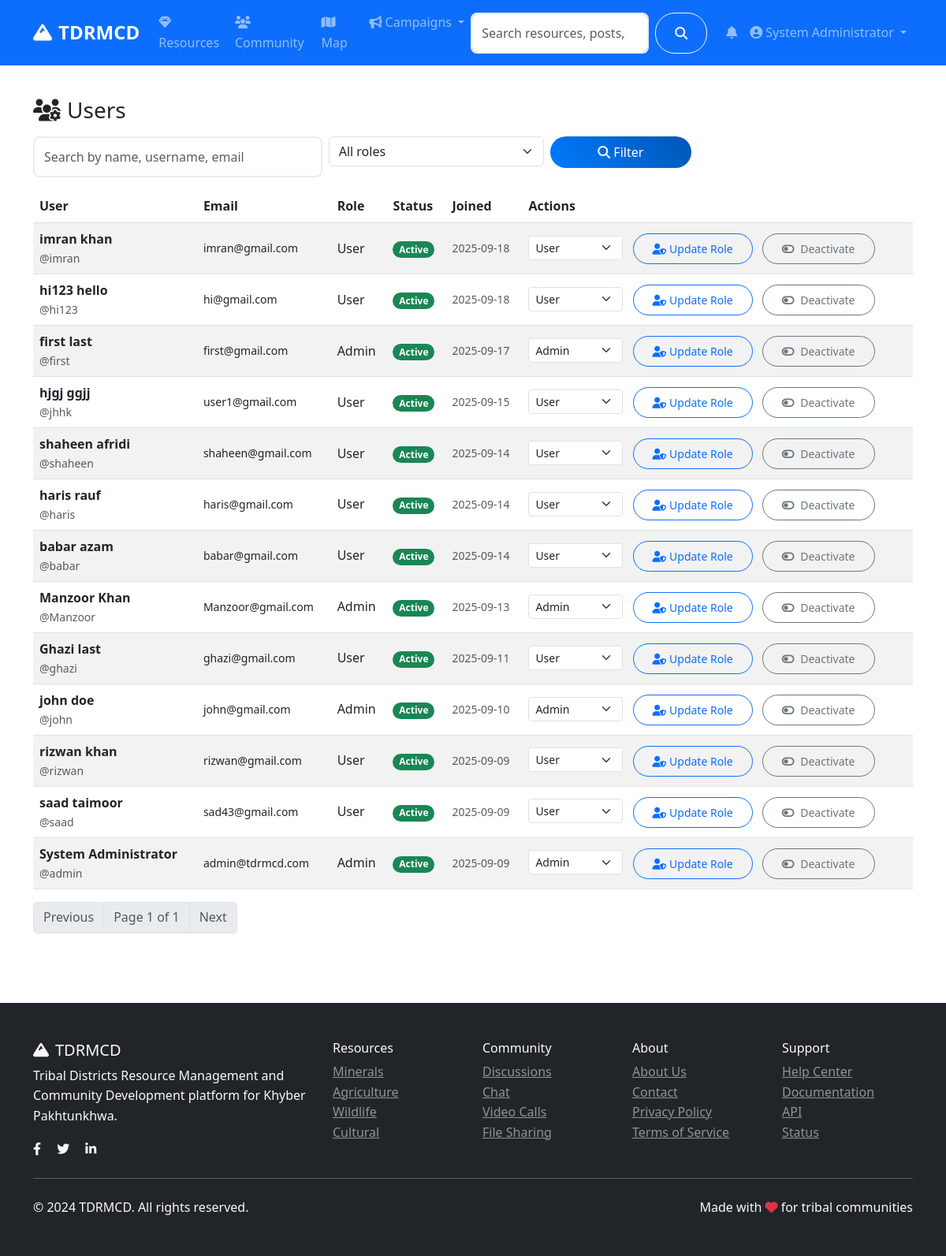
The app's page /admin/users (signed in) with its own data.
### models.py (models this page shows, shortened)
class User(UserMixin, db.Model):
    id = db.Column(db.Integer, primary_key=True)
    username = db.Column(db.String(80), unique=True, nullable=False)
    email = db.Column(db.String(120), unique=True, nullable=False)
    password_hash = db.Column(db.String(120), nullable=False)
    first_name = db.Column(db.String(50), nullable=False)
    last_name = db.Column(db.String(50), nullable=False)
    role = db.Column(db.String(20), default='user')  # user, admin, researcher
    location = db.Column(db.String(100))
    bio = db.Column(db.Text)
    avatar = db.Column(db.String(200), default='default.jpg')
    is_active = db.Column(db.Boolean, default=True)
    created_at = db.Column(db.DateTime, default=datetime.utcnow)
    last_seen = db.Column(db.DateTime, default=datetime.utcnow)
    resources = db.relationship('Resource', backref='author', lazy='dynamic')
    posts = db.relationship('CommunityPost', backref='author', lazy='dynamic')
    chat_messages = db.relationship('ChatMessage', backref='sender', lazy='dynamic')
    file_submissions = db.relationship(
        'FileSubmission',
        foreign_keys='FileSubmission.submitter_id',
        backref='submitter',
        lazy='dynamic'
    )
    reviewed_submissions = db.relationship(
        'FileSubmission',
        foreign_keys='FileSubmission.reviewed_by',
        backref='reviewer_user',
        lazy='dynamic'
    )
    notifications = db.relationship('Notification', backref='user', lazy='dynamic')
    following = db.relationship('Follow', foreign_keys='Follow.follower_id', backref='follower', lazy='dynamic')
    followers = db.relationship('Follow', foreign_keys='Follow.followed_id', backref='followed', lazy='dynamic')
    def get_full_name(self):
        return f"{self.first_name} {self.last_name}"
    def is_admin(self):
        return self.role == 'admin'

### routes/admin.py (the view, shortened to what this page needs)
@admin_bp.route('/users')
@login_required
@admin_required
def users():
    page = request.args.get('page', 1, type=int)
    search = request.args.get('search', '')
    role = request.args.get('role', 'all')
    query = User.query
    if role != 'all':
        query = query.filter_by(role=role)
    users = query.order_by(User.created_at.desc()).paginate(
        page=page, per_page=20, error_out=False
    )
    return render_template('admin/users.html', users=users, search=search, role=role)

### app.py (called while the page is built)
@login_manager.user_loader
def load_user(user_id):
    return User.query.get(int(user_id))

### routes/admin.py (called while the page is built)
def admin_required(f):
    @wraps(f)
    def decorated_function(*args, **kwargs):
        if not current_user.is_authenticated or not current_user.is_admin():
            flash('Access denied. Admin privileges required.', 'error')
            return redirect(url_for('main.index'))
        return f(*args, **kwargs)
    return decorated_function

### templates/admin/users.html (shortened to what this page needs)
{% extends "base.html" %}
{% block content %}
<div class="container py-4">
    <div class="d-flex justify-content-between align-items-center mb-3">
        <h3 class="mb-0"><i class="fas fa-users-cog me-2"></i>Users</h3>
    </div>
    <form class="row g-2 mb-3" method="get">
        <div class="col-sm-6 col-md-4">
            <input type="text" class="form-control" name="search" value="{{ search }}" placeholder="Search by name, username, email">
        </div>
        <div class="col-sm-4 col-md-3">
            <select class="form-select" name="role">
                <option value="all" {% if role=='all' %}selected{% endif %}>All roles</option>
            </select>
        </div>
        <div class="col-sm-2 col-md-2">
            <button class="btn btn-primary w-100" type="submit"><i class="fas fa-search me-1"></i>Filter</button>
        </div>
    </form>
    {% if users and users.items %}
    <div class="table-responsive">
        <table class="table table-striped align-middle">
            <thead>
                <tr>
                    <th>User</th>
                    <th>Email</th>
                    <th>Role</th>
                    <th>Status</th>
                    <th>Joined</th>
                    <th>Actions</th>
                </tr>
            </thead>
            <tbody>
                {% for u in users.items %}
                <tr>
                    <td>
                        <div class="fw-semibold">{{ u.get_full_name() }}</div>
                        <div class="small text-muted">@{{ u.username }}</div>
                    </td>
                    <td class="small">{{ u.email }}</td>
                    <td class="text-capitalize">{{ u.role }}</td>
                    <td>
                        <span class="badge bg-{{ 'success' if u.is_active else 'secondary' }}">
                            {{ 'Active' if u.is_active else 'Inactive' }}
                        </span>
                    </td>
                    <td class="small text-muted">{{ u.created_at.strftime('%Y-%m-%d') if u.created_at }}</td>
                    <td>
                        <form action="{{ url_for('admin.change_user_role', user_id=u.id) }}" method="post" class="d-inline">
                            <select name="role" class="form-select form-select-sm d-inline w-auto me-2">
                                <option value="user" {% if u.role=='user' %}selected{% endif %}>User</option>
                                <option value="admin" {% if u.role=='admin' %}selected{% endif %}>Admin</option>
                            </select>
                            <button class="btn btn-sm btn-outline-primary" type="submit">
                                <i class="fas fa-user-shield me-1"></i>Update Role
                            </button>
                        </form>
                        <form action="{{ url_for('admin.toggle_user_status', user_id=u.id) }}" method="post" class="d-inline ms-2">
                            <button class="btn btn-sm btn-outline-{{ 'secondary' if u.is_active else 'success' }}" type="submit">
                                <i class="fas fa-toggle-{{ 'off' if u.is_active else 'on' }} me-1"></i>
                                {{ 'Deactivate' if u.is_active else 'Activate' }}
                            </button>
                        </form>
                    </td>
                </tr>
                {% endfor %}
            </tbody>
        </table>
    </div>
    <nav aria-label="Pagination">
        <ul class="pagination">
            {% if users.has_prev %}
            <li class="page-item"><a class="page-link" href="{{ url_for('admin.users', page=users.prev_num, search=search, role=role) }}">Previous</a></li>
            {% else %}
            <li class="page-item disabled"><span class="page-link">Previous</span></li>
            {% endif %}
            <li class="page-item disabled"><span class="page-link">Page {{ users.page }} of {{ users.pages }}</span></li>
            {% if users.has_next %}
            <li class="page-item"><a class="page-link" href="{{ url_for('admin.users', page=users.next_num, search=search, role=role) }}">Next</a></li>
            {% else %}
            <li class="page-item disabled"><span class="page-link">Next</span></li>
            {% endif %}
        </ul>
    </nav>
    {% else %}
    <div class="alert alert-info">No users found.</div>
    {% endif %}
</div>
{% endblock %}

### templates/base.html (shortened to what this page needs)
<!DOCTYPE html>
<html lang="en">
<head>
    <link href="https://cdn.jsdelivr.net/npm/bootstrap@5.3.0/dist/css/bootstrap.min.css" rel="stylesheet">
    <link rel="stylesheet" href="https://cdnjs.cloudflare.com/ajax/libs/font-awesome/6.4.0/css/all.min.css">
    <link rel="stylesheet" href="https://unpkg.com/leaflet@1.9.4/dist/leaflet.css">
    <link rel="stylesheet" href="{{ url_for('static', filename='css/style.css') }}">
</head>
<body>
    <nav class="navbar navbar-expand-lg navbar-dark bg-primary sticky-top">
        <div class="container">
            <a class="navbar-brand fw-bold" href="{{ url_for('main.index') }}">
                <i class="fas fa-mountain me-2"></i>TDRMCD
            </a>
            <div class="collapse navbar-collapse" id="navbarNav">
                <ul class="navbar-nav me-auto">
                    <li class="nav-item">
                        <a class="nav-link" href="{{ url_for('resources.index') }}">
                            <i class="fas fa-gem me-1"></i>Resources
                        </a>
                    </li>
                    <li class="nav-item">
                        <a class="nav-link" href="{{ url_for('community.index') }}">
                            <i class="fas fa-users me-1"></i>Community
                        </a>
                    </li>
                    <li class="nav-item">
                        <a class="nav-link" href="{{ url_for('main.map_view') }}">
                            <i class="fas fa-map me-1"></i>Map
                        </a>
                    </li>
                    <li class="nav-item dropdown">
                        <a class="nav-link dropdown-toggle" href="#" role="button" data-bs-toggle="dropdown">
                            <i class="fas fa-bullhorn me-1"></i>Campaigns
                        </a>
                    </li>
                </ul>
                <form class="d-flex me-3 search-form no-loading" action="{{ url_for('main.search') }}" method="GET" onsubmit="return TDRMCD.validateSearch(event);">
                    <input class="form-control me-2" type="search" name="q" id="navbar-search" placeholder="Search resources, posts, users..." value="{{ request.args.get('q', '') }}">
                    <button class="btn btn-outline-light" type="submit">
                        <i class="fas fa-search"></i>
                    </button>
                </form>
                <ul class="navbar-nav">
                    {% if current_user.is_authenticated %}
                        <li class="nav-item dropdown">
                            <a class="nav-link" href="#" role="button" data-bs-toggle="dropdown" aria-expanded="false">
                                <span class="position-relative">
                                    <i class="fas fa-bell"></i>
                                </span>
                            </a>
                        </li>
                        <li class="nav-item dropdown">
                            <a class="nav-link dropdown-toggle" href="#" role="button" data-bs-toggle="dropdown">
                                <i class="fas fa-user-circle me-1"></i>{{ current_user.get_full_name() }}
                            </a>
                        </li>
                    {% endif %}
                </ul>
            </div>
        </div>
    </nav>
    <main>
        {% block content %}{% endblock %}
    </main>
    <footer class="bg-dark text-light py-5 mt-5">
        <div class="container">
            <div class="row">
                <div class="col-md-4">
                    <h5><i class="fas fa-mountain me-2"></i>TDRMCD</h5>
                    <p>Tribal Districts Resource Management and Community Development platform for Khyber Pakhtunkhwa.</p>
                    <div class="social-links">
                        <a href="#" class="text-light me-3"><i class="fab fa-facebook-f"></i></a>
                        <a href="#" class="text-light me-3"><i class="fab fa-twitter"></i></a>
                        <a href="#" class="text-light me-3"><i class="fab fa-linkedin-in"></i></a>
                    </div>
                </div>
                <div class="col-md-2">
                    <h6>Resources</h6>
                    <ul class="list-unstyled">
                        <li><a href="{{ url_for('resources.by_category', category='minerals') }}" class="text-light-50">Minerals</a></li>
                        <li><a href="{{ url_for('resources.by_category', category='agriculture') }}" class="text-light-50">Agriculture</a></li>
                        <li><a href="{{ url_for('resources.by_category', category='wildlife') }}" class="text-light-50">Wildlife</a></li>
                        <li><a href="{{ url_for('resources.by_category', category='cultural') }}" class="text-light-50">Cultural</a></li>
                    </ul>
                </div>
                <div class="col-md-2">
                    <h6>Community</h6>
                    <ul class="list-unstyled">
                        <li><a href="{{ url_for('community.index') }}" class="text-light-50">Discussions</a></li>
                        <li><a href="{{ url_for('community.chat') }}" class="text-light-50">Chat</a></li>
                        <li><a href="{{ url_for('community.video_calls') }}" class="text-light-50">Video Calls</a></li>
                        <li><a href="{{ url_for('community.files') }}" class="text-light-50">File Sharing</a></li>
                    </ul>
                </div>
                <div class="col-md-2">
                    <h6>About</h6>
                    <ul class="list-unstyled">
                        <li><a href="{{ url_for('main.about') }}" class="text-light-50">About Us</a></li>
                        <li><a href="{{ url_for('main.contact') }}" class="text-light-50">Contact</a></li>
                        <li><a href="{{ url_for('auth.privacy_policy') }}" class="text-light-50">Privacy Policy</a></li>
                        <li><a href="{{ url_for('auth.terms_of_service') }}" class="text-light-50">Terms of Service</a></li>
                    </ul>
                </div>
                <div class="col-md-2">
                    <h6>Support</h6>
                    <ul class="list-unstyled">
                        <li><a href="{{ url_for('main.help_center') }}" class="text-light-50">Help Center</a></li>
                        <li><a href="{{ url_for('main.documentation') }}" class="text-light-50">Documentation</a></li>
                        <li><a href="{{ url_for('main.api_page') }}" class="text-light-50">API</a></li>
                        <li><a href="{{ url_for('main.status_page') }}" class="text-light-50">Status</a></li>
                    </ul>
                </div>
            </div>
            <hr class="my-4">
            <div class="row align-items-center">
                <div class="col-md-6">
                    <p class="mb-0">&copy; 2024 TDRMCD. All rights reserved.</p>
                </div>
                <div class="col-md-6 text-md-end">
                    <p class="mb-0">Made with <i class="fas fa-heart text-danger"></i> for tribal communities</p>
                </div>
            </div>
        </div>
    </footer>
</body>
</html>

### static/css/style.css (style rules this page uses)
:root { --primary-color: #007bff; --secondary-color: #6c757d; --success-color: #28a745; --info-color: #17a2b8; --warning-color: #ffc107; --danger-color: #dc3545; --light-color: #f8f9fa; --dark-color: #343a40; }
body { font-family: 'Segoe UI', Tahoma, Geneva, Verdana, sans-serif; line-height: 1.6; }
.navbar-brand { font-size: 1.5rem; font-weight: 700; }
.btn { border-radius: 25px; padding: 0.5rem 1.5rem; font-weight: 500; transition: all 0.3s ease; cursor: pointer; }
.btn-primary { background: linear-gradient(45deg, var(--primary-color), #0056b3); border: none; }
.form-control { border-radius: 8px; border: 2px solid #e9ecef; padding: 0.75rem; transition: all 0.3s ease; }
.badge { font-size: 0.75rem; padding: 0.35em 0.65em; border-radius: 15px; }
.text-light-50 { color: rgba(255, 255, 255, 0.5) !important; }

### records on screen
User: get_full_name "System Administrator", username "admin", email "admin@tdrmcd.com", role "Admin", is_active "Active", created_at "2025-09-09", is_active "Deactivate"
User: get_full_name "imran khan", username "imran", email "imran@gmail.com", role "User", is_active "Active", created_at "2025-09-18", is_active "Deactivate"
User: get_full_name "hi123 hello", username "hi123", email "hi@gmail.com", role "User", is_active "Active", created_at "2025-09-18", is_active "Deactivate"
User: get_full_name "first last", username "first", email "first@gmail.com", role "Admin", is_active "Active", created_at "2025-09-17", is_active "Deactivate"
User: get_full_name "hjgj ggjj", username "jhhk", email "user1@gmail.com", role "User", is_active "Active", created_at "2025-09-15", is_active "Deactivate"
User: get_full_name "shaheen afridi", username "shaheen", email "shaheen@gmail.com", role "User", is_active "Active", created_at "2025-09-14", is_active "Deactivate"
User: get_full_name "haris rauf", username "haris", email "haris@gmail.com", role "User", is_active "Active", created_at "2025-09-14", is_active "Deactivate"
User: get_full_name "babar azam", username "babar", email "babar@gmail.com", role "User", is_active "Active", created_at "2025-09-14", is_active "Deactivate"
User: get_full_name "Manzoor Khan", username "Manzoor", email "Manzoor@gmail.com", role "Admin", is_active "Active", created_at "2025-09-13", is_active "Deactivate"
User: get_full_name "Ghazi last", username "ghazi", email "ghazi@gmail.com", role "User", is_active "Active", created_at "2025-09-11", is_active "Deactivate"
User: get_full_name "john doe", username "john", email "john@gmail.com", role "Admin", is_active "Active", created_at "2025-09-10", is_active "Deactivate"
User: get_full_name "rizwan khan", username "rizwan", email "rizwan@gmail.com", role "User", is_active "Active", created_at "2025-09-09", is_active "Deactivate"
User: get_full_name "saad taimoor", username "saad", email "sad43@gmail.com", role "User", is_active "Active", created_at "2025-09-09", is_active "Deactivate"

### other values on screen
{{ users.page }} "1"
{{ users.pages }} "1"
